Frame 1 (no input): blank canvas, image omitted
Frame 60 (the mouse pressed at the canvas centre just before this capture): blank canvas, image omitted
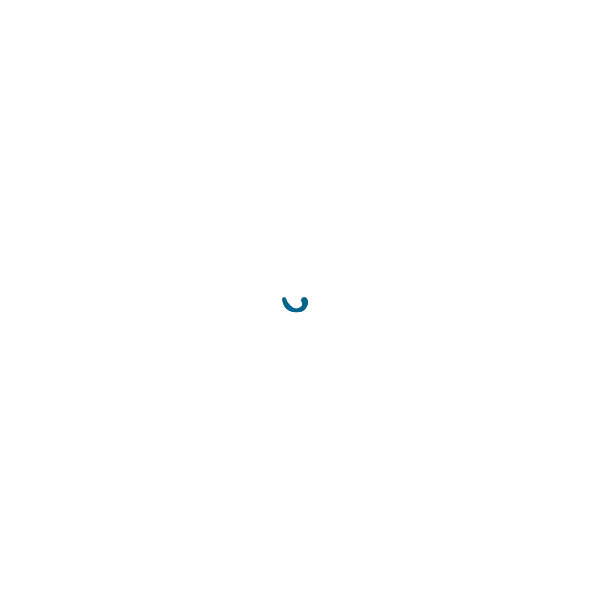
Frame 120 (the mouse held since frame 60 and released just before this capture)

The Processing sketch whose frames 1 and 60 were blank and that drew this single picture after the mouse press (run headless with seeded random() and noise(); from frame 60 on, the mouse is pressed at the canvas centre):

// Processing sketch: SpiralPerlin
// ── SpiralPerlin.pde
float r = 4; // starting radius of circle-movement
float theta = 0;

float w = 0.0; // starting width of the ellipse

void setup() {
 size(600,600);
 background(255);
}

void draw() {
 float x = r * cos(theta); // x position, constantly updated, since theta value is increased
 float y = r * sin(theta);// y position, constantly updated, since theta value is increased
 float noiseValue = noise(w); // updating noiseValue at given width.
 
 noStroke();
 fill(0,102,random(100,185),random(85,200));
 ellipse(x + width/2, y + height/2, noiseValue*10, noiseValue*10);
 
 // increment the angle
 theta += 0.027;
 
 // increment radius of the movement:
 r += 0.1;
 
 // Increase radius of circle for each loop:
 w += 0.01;
 println(noiseValue);
}
